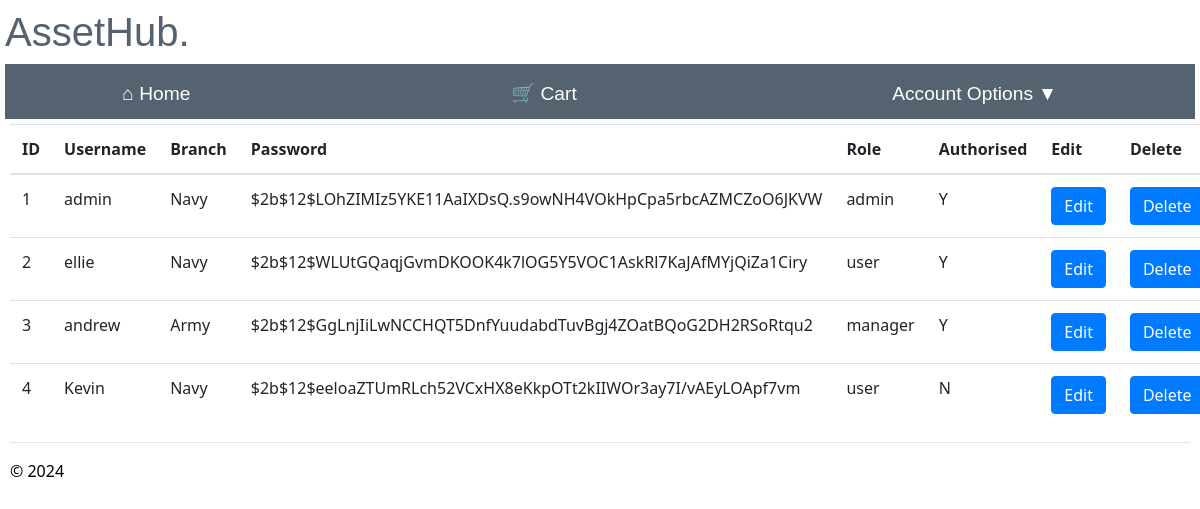
The page /maintain_user (signed in) on the database its author committed.
### app/models/models.py (models this page shows)
class User(db.Model, UserMixin):
    id = db.Column(db.Integer, primary_key=True, nullable=False)
    username = db.Column(db.String(20), nullable=False, unique=True)
    branch_id = db.Column(db.Integer, db.ForeignKey('branch.branch_id'), nullable=False)
    password = db.Column(db.String(255), nullable=False)
    role = db.Column(db.String(5), nullable=False, default='user')
    authorised = db.Column(db.String(1), nullable=False, default='N')
    failed_login_attempts = db.Column(db.Integer, nullable=False, default=0)
    branch = relationship('Branch', backref='user')

class Branch(db.Model):
    __tablename__ = 'branch'
    branch_id = db.Column(db.Integer, primary_key=True, nullable=False)
    branch_name = db.Column(db.String(50), nullable=False)
    address_line1 = db.Column(db.String(225), nullable=False)
    address_line2 = db.Column(db.String(225), nullable=True)
    postcode = db.Column(db.String(8), nullable=False)

### app/admin/routes.py (the view)
@bp.route("/maintain_user", methods=['GET'])
@login_required
@check_is_admin
def maintain_user():
    try:
        admins = User.query.all()
        branch_names = {}
        for admin in admins:
            branch = Branch.query.filter_by(branch_id=admin.branch_id).first()
            if branch:
                branch_names[admin.branch_id] = branch.branch_name
        return render_template('maintain_user.html', admins=admins, branch_names=branch_names)
    except Exception as e:
        flash("An error occurred retrieving users.")
        return redirect(url_for('main.home'))

### app/admin/routes.py (called while the page is built)
def check_is_admin(func):
    @wraps(func)
    def decorated_function(*args, **kwargs):
        if current_user.role == 'admin':
            return func(*args, **kwargs)
        else:
            current_app.logger.critical('Username: %s accessed attempted to access %s', current_user.username,func.__name__)
            flash("You are not authorised to access this page")
            return redirect(url_for("main.home"))
    return decorated_function

### app/admin/templates/maintain_user.html (shortened to what this page needs)
{% extends "layout.html" %}
{% block content %}
<table class="table table-hover">
  <thead class="tables">
    <th>ID</th>
    <th>Username</th>
    <th>Branch</th>
    <th>Password</th>
    <th>Role</th>
    <th>Authorised</th>
    <th>Edit</th>
    <th>Delete</th>
  </thead>
  <tbody>
    {% for admin in admins %}
      <tr>
        <td>{{ admin.id }}</td>
        <td>{{ admin.username }}</td>
        <td>{{ branch_names.get(admin.branch_id, 'Unknown') }}</td>
        <td>{{ admin.password }}</td>
        <td>{{ admin.role }}</td>
        <td>{{ admin.authorised }}</td>
        <td><a href='{{ url_for("admin.edit_user", id=admin.id) }}' class='btn btn-primary'>Edit</a></td>
        <td>
          <form method="POST" action="/delete_user/">
            <input type="submit" class='btn btn-primary' value="Delete" onclick='return confirm("Are you sure you want to delete this user?")'>
          </form>
         </td>
      </tr>
     {% endfor %}
  </tbody>
</table>
{% endblock %}

### app/main/templates/layout.html (style rules this page uses)
body { padding: 8px 5px 8px 5px; }

### rows shown on the page
User: id "1", username "admin", password "$2b$12$LOhZIMIz5YKE11AaIXDsQ.s9owNH4VOkHpCpa5rbcAZMCZoO6JKVW", role "admin", authorised "Y"
Branch: get "Navy"
User: id "2", username "ellie", password "$2b$12$WLUtGQaqjGvmDKOOK4k7lOG5Y5VOC1AskRl7KaJAfMYjQiZa1Ciry", role "user", authorised "Y"
User: id "3", username "andrew", password "$2b$12$GgLnjIiLwNCCHQT5DnfYuudabdTuvBgj4ZOatBQoG2DH2RSoRtqu2", role "manager", authorised "Y"
Branch: get "Army"
User: id "4", username "Kevin", password "$2b$12$eeloaZTUmRLch52VCxHX8eKkpOTt2kIIWOr3ay7I/vAEyLOApf7vm", role "user", authorised "N"
